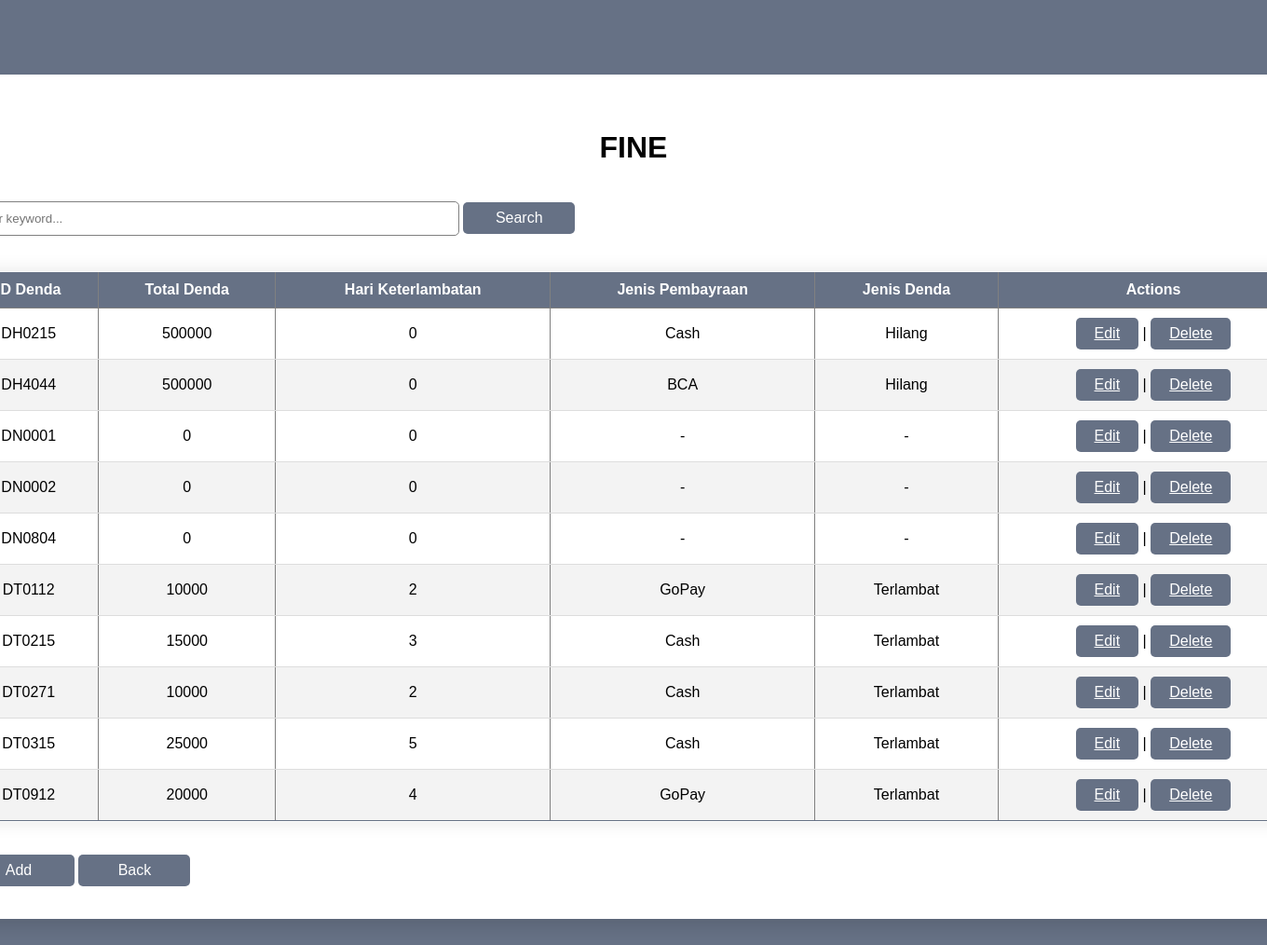
Before: /fine.php with the older database file.
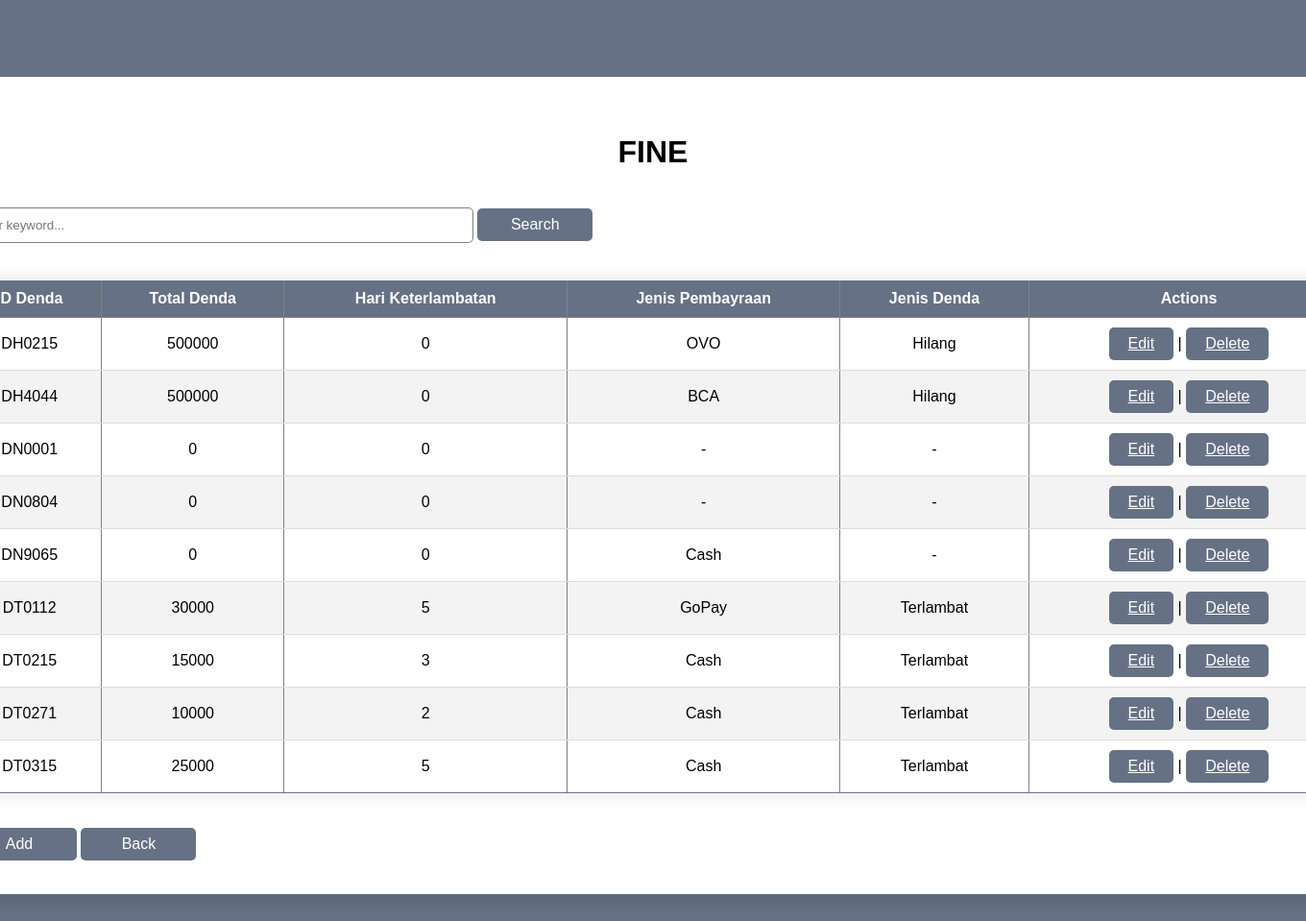
After: the same page with the newer database file.
### tables this page shows
CREATE TABLE `denda` (
  `idDenda` char(20) NOT NULL,
  `totalDenda` int(11) DEFAULT NULL,
  `hariKeterlambatan` int(11) DEFAULT NULL,
  `jenisPembayaran` char(20) DEFAULT NULL,
  `jenisDenda` char(20) DEFAULT NULL
);

### fine.php (the view, shortened to what this page needs)
<?php
$conn = mysqli_connect("localhost", "root", "", "sistemPerpustakaan");
$query = "SELECT * FROM denda ORDER BY idDenda";
$result = mysqli_query($conn, $query);
?>
<!DOCTYPE html>
<html lang="en">
<head>
    <link rel="stylesheet" href="adminMenu.css">
</head>
<body>
    <div class="container">
        <div class="login">
        <h1>Fine</h1>
        <form action="" method="post">
            <input type="text" name="keyword" size= "30"
            placeholder="Enter keyword..." autocomplete="off">
            <button type= "submit" name= "search">Search</button>
        </form>
        <table border="1" class= "content-table">
            <thead>
                <tr>
                    <th>ID Denda</th>
                    <th>Total Denda</th>
                    <th>Hari Keterlambatan</th>
                    <th>Jenis Pembayraan</th>
                    <th>Jenis Denda</th>
                    <th>Actions</th>
                </tr>
            </thead>
            <tbody>
                <?php while($res = mysqli_fetch_assoc($result)) : ?>
                    <tr>
                    <td> <?= $res["idDenda"]; ?></td>
                    <td> <?= $res["totalDenda"]; ?></td>
                    <td> <?= $res["hariKeterlambatan"]; ?></td>
                    <td> <?= $res["jenisPembayaran"]; ?></td>
                    <td> <?= $res["jenisDenda"]; ?></td>
                    <td>
                        <a href="editFine.php?id=<?= $res["idDenda"]; ?>">Edit</a> |
                        <a href="deleteFine.php?id=<?= $res["idDenda"]; ?>" onclick= "return confirm('Delete this data?');">Delete</a>
                    </td>
                    </tr>
                <?php endwhile; ?>
            </tbody>
        </table>
        <form action="" method="post">
            <button type= "submit" name= "add">Add</button>
            <button type= "submit" name= "back">Back</button>
        </form>
        </div>
    </div>
</body>
</html>

Changed rows visible on the page:
removed denda: idDenda "DN0002", totalDenda "0", hariKeterlambatan "0", jenisPembayaran "-", jenisDenda "-"
removed denda: idDenda "DT0912", totalDenda "20000", hariKeterlambatan "4", jenisPembayaran "GoPay", jenisDenda "Terlambat"
changed denda "DH0215": jenisPembayaran "Cash" → "OVO"
added denda: idDenda "DN9065", totalDenda "0", hariKeterlambatan "0", jenisPembayaran "Cash", jenisDenda "-"
changed denda "DT0112": totalDenda "10000" → "30000"; hariKeterlambatan "2" → "5"
